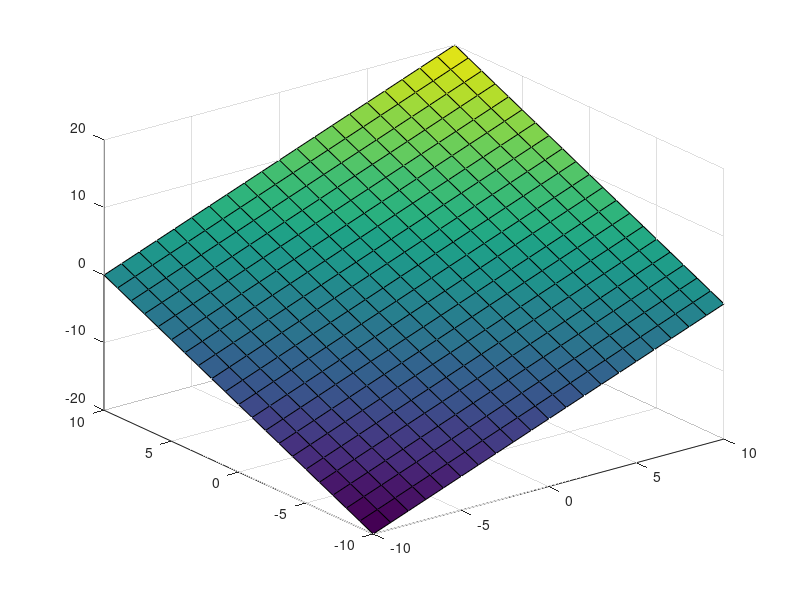

Write MATLAB code to recreate this figure.
clc
clear

% draw the manifold 


% x = -10:1:10;
% y = -10:1:10;
% 
% pphipx = [1,1];
% 
% z = [];
% for i = 1:size(x,2)
%     xx = x(i);
%     yy = y(i);
%     zz = pphipx * [xx,yy]';
%     z = [z zz];
% end

[X,Y] = meshgrid(-10:1:10,-10:1:10);
Z = X+Y;

surf(X,Y,Z)